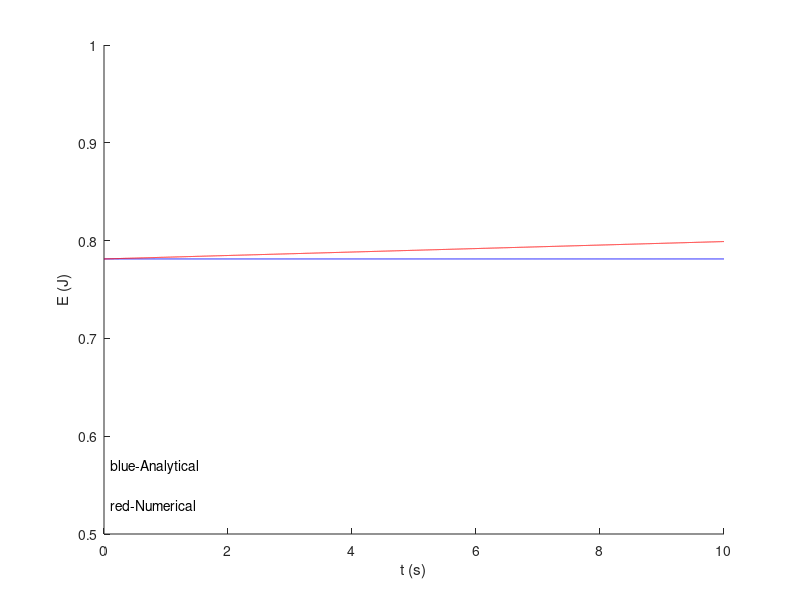

Source code (MATLAB):
clear all
clc
i=1;
v1(1)=1;
x1(1)=0.5;
E1(1)=25/32;
t1=0:0.001:10;

x=5/6*cos(1.5*t1-atan(4/3));
v=-5/4*sin(1.5*t1-atan(4/3));
E=9./8.*x.^2+0.5.*v.^2;
hold on
plot(t1,E,'b');

while i<10001
   x1(i+1)=x1(i)+v1(i)*0.001;
   v1(i+1)=v1(i)-2.25*x1(i)*0.001;
   E1(i+1)=9/8*x1(i+1)*x1(i+1)+1/2*v1(i+1)*v1(i+1);
   i=i+1;
end
plot(t1,E1,'r');
axis([0 10 0.5 1]);
xlabel('t (s)');
ylabel('E (J)');
txt1 = text(0.1,0.53,'red-Numerical','fontsize',10);
txt2 = text(0.1,0.57,'blue-Analytical','fontsize',10);